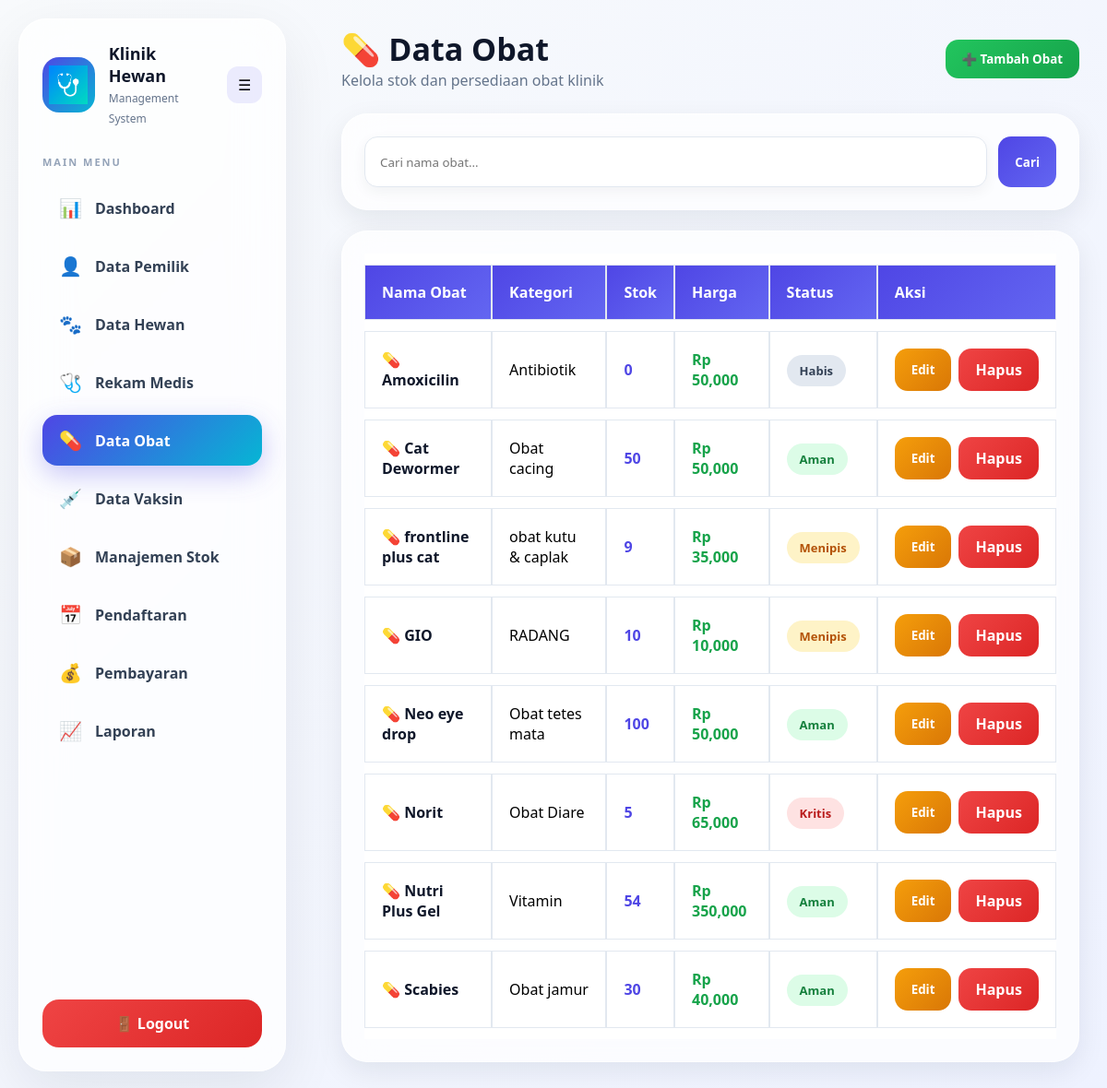
Screenshot of /obat/obat.php (signed in) with the database file from the repository.
### tables this page shows
CREATE TABLE `obat` (
  `id_obat` int NOT NULL,
  `nama_obat` varchar(100) DEFAULT NULL,
  `kategori` varchar(50) DEFAULT NULL,
  `stok` int DEFAULT '0',
  `harga` decimal(12,2) DEFAULT NULL,
  `supplier` varchar(100) DEFAULT NULL,
  `status_stok` enum('Aman','Menipis','Kritis','Habis') DEFAULT 'Aman',
  `created_at` timestamp NULL DEFAULT CURRENT_TIMESTAMP
);

### obat/obat.php (the view, shortened to what this page needs)
<?php
include "../config/database.php";
$search = '';
$query = mysqli_query(
$conn,
"SELECT *
FROM obat
WHERE nama_obat
LIKE '%$search%'
ORDER BY nama_obat ASC"
);
?>
<!DOCTYPE html>
<html>
<head>
<link rel="stylesheet"
href="../assets/css/global.css">
<link rel="stylesheet"
href="../assets/css/sidebar.css">
<link rel="stylesheet"
href="../assets/css/header.css">
<link rel="stylesheet"
href="../assets/css/obat.css">
</head>
<body>
<?php include "../includes/sidebar.php"; ?>
<div class="main-content">
<div class="page-header">
    <div>
        <h1>💊 Data Obat</h1>
        <p>Kelola stok dan persediaan obat klinik</p>
    </div>
    <button
    id="openModal"
    class="btn btn-success">
        ➕ Tambah Obat
    </button>
</div>
<div class="content-card">
    <form method="GET" class="search-form">
        <input
        type="text"
        name="search"
        class="form-control"
        placeholder="Cari nama obat..."
        value="<?= $search; ?>">
        <button
        type="submit"
        class="btn btn-primary">
            Cari
        </button>
    </form>
</div>
<br>
<div class="content-card">
    <table class="table">
        <thead>
        <tr>
            <th>Nama Obat</th>
            <th>Kategori</th>
            <th>Stok</th>
            <th>Harga</th>
            <th>Status</th>
            <th>Aksi</th>
        </tr>
        </thead>
        <tbody>
        <?php while($row=mysqli_fetch_assoc($query)){ ?>
        <tr>
            <td>
                <div class="medicine-name">
                    💊 <?= $row['nama_obat']; ?>
                </div>
            </td>
            <td><?= $row['kategori']; ?></td>
            <td>
                <span class="stock-number">
                    <?= $row['stok']; ?>
                </span>
            </td>
            <td>
                <span class="price-tag">
                    Rp <?= number_format($row['harga']); ?>
                </span>
            </td>
            <td>
            <?php
            switch($row['status_stok']){
                case 'Aman':
                    echo '<span class="badge-success">Aman</span>';
                break;
                case 'Menipis':
                    echo '<span class="badge-warning">Menipis</span>';
                break;
                case 'Kritis':
                    echo '<span class="badge-danger">Kritis</span>';
                break;
                default:
                    echo '<span class="badge-dark">Habis</span>';
            }
            ?>
            </td>
            <td>
                <div class="action-group">
                    <button
                    class="btn btn-warning btn-edit"
                    data-id="<?= $row['id_obat']; ?>">
                        Edit
                    </button>
                    <a
                    href="delete_obat.php?id=<?= $row['id_obat']; ?>"
                    onclick="return confirm('Hapus data?')"
                    class="btn btn-danger">
                        Hapus
                    </a>
                </div>
            </td>
        </tr>
        <?php } ?>
        </tbody>
    </table>
</div>

### klinik-hewan/assets/css/global.css (style rules this page uses)
* { margin:0; padding:0; box-sizing:border-box; font-family:'Segoe UI',sans-serif; }
body { background:#f5f7fb; }
a { text-decoration:none; }
.main-content { margin-left:260px; padding:25px; }
.btn { padding:10px 16px; border:none; border-radius:8px; cursor:pointer; display:inline-block; }
.btn-primary { background:#2563eb; color:white; }
.btn-success { background:#16a34a; color:white; }
.btn-warning { background:#f59e0b; color:white; }
.btn-danger { background:#dc2626; color:white; }
.form-control { width:100%; padding:10px; border:1px solid #dbeafe; border-radius:8px; }
.table { width:100%; border-collapse:collapse; background:white; }
.table th, .table td { padding:12px; border:1px solid #e2e8f0; }
.table th { background:#eff6ff; }

### klinik-hewan/assets/css/sidebar.css (style rules this page uses)
.main-content { margin-left:340px; padding:30px; }

### klinik-hewan/assets/css/obat.css (style rules this page uses)
body { background: linear-gradient( 135deg, #F8FAFC, #EEF2FF ); }
.page-header { display:flex; justify-content:space-between; align-items:center; margin-bottom:25px; }
.page-header h1 { font-size:34px; font-weight:800; color:#0F172A; }
.page-header p { color:#64748B; }
.content-card { background: rgba(255,255,255,.75); backdrop-filter: blur(20px); border-radius:28px; padding:24px; border: 1px solid rgba(255,255,255,.7); box-shadow: 0 10px 30px rgba(15,23,42,.08); }
.search-form { display:flex; gap:12px; }
.form-control { flex:1; height:55px; border:none; outline:none; border-radius:18px; padding:0 18px; background:white; box-shadow: 0 5px 15px rgba(15,23,42,.05); }
.table { width:100%; border-collapse:separate; border-spacing:0 12px; }
.table th { background: linear-gradient( 135deg, #4F46E5, #6366F1 ); color:white; padding:18px; text-align:left; }
.table td { background:white; padding:18px; vertical-align:middle; }
.table tr { transition:.3s; }
.medicine-name { font-weight:700; color:#0F172A; }
.stock-number { font-weight:700; color:#4F46E5; }
.price-tag { font-weight:800; color:#16A34A; }
.badge-success, .badge-warning, .badge-danger, .badge-dark { padding:8px 14px; border-radius:999px; font-size:13px; font-weight:700; }
.badge-success { background:#DCFCE7; color:#15803D; }
.badge-warning { background:#FEF3C7; color:#B45309; }
.badge-danger { background:#FEE2E2; color:#B91C1C; }
.badge-dark { background:#E2E8F0; color:#334155; }
.btn { border:none; cursor:pointer; text-decoration:none; display:inline-flex; align-items:center; justify-content:center; padding:12px 18px; border-radius:14px; font-weight:700; transition:.3s; }
.btn-primary { background: linear-gradient( 135deg, #4F46E5, #6366F1 ); color:white; }
.btn-success { background: linear-gradient( 135deg, #22C55E, #16A34A ); color:white; }
.btn-warning { background: linear-gradient( 135deg, #F59E0B, #D97706 ); color:white; }
.btn-danger { background: linear-gradient( 135deg, #EF4444, #DC2626 ); color:white; }
.action-group { display:flex; gap:8px; }
.form-control { width:100%; padding:14px 16px; border:1px solid #E2E8F0; border-radius:14px; outline:none; transition:.3s; }

### rows the page displays
obat: nama_obat "Amoxicilin", kategori "Antibiotik", stok "0", harga "50,000", status_stok "Habis"
obat: nama_obat "Cat Dewormer", kategori "Obat cacing", stok "50", harga "50,000", status_stok "Aman"
obat: nama_obat "frontline plus cat", kategori "obat kutu & caplak", stok "9", harga "35,000", status_stok "Menipis"
obat: nama_obat "GIO", kategori "RADANG", stok "10", harga "10,000", status_stok "Menipis"
obat: nama_obat "Neo eye drop", kategori "Obat tetes mata", stok "100", harga "50,000", status_stok "Aman"
obat: nama_obat "Norit", kategori "Obat Diare", stok "5", harga "65,000", status_stok "Kritis"
obat: nama_obat "Nutri Plus Gel", kategori "Vitamin", stok "54", harga "350,000", status_stok "Aman"
obat: nama_obat "Scabies", kategori "Obat jamur", stok "30", harga "40,000", status_stok "Aman"
